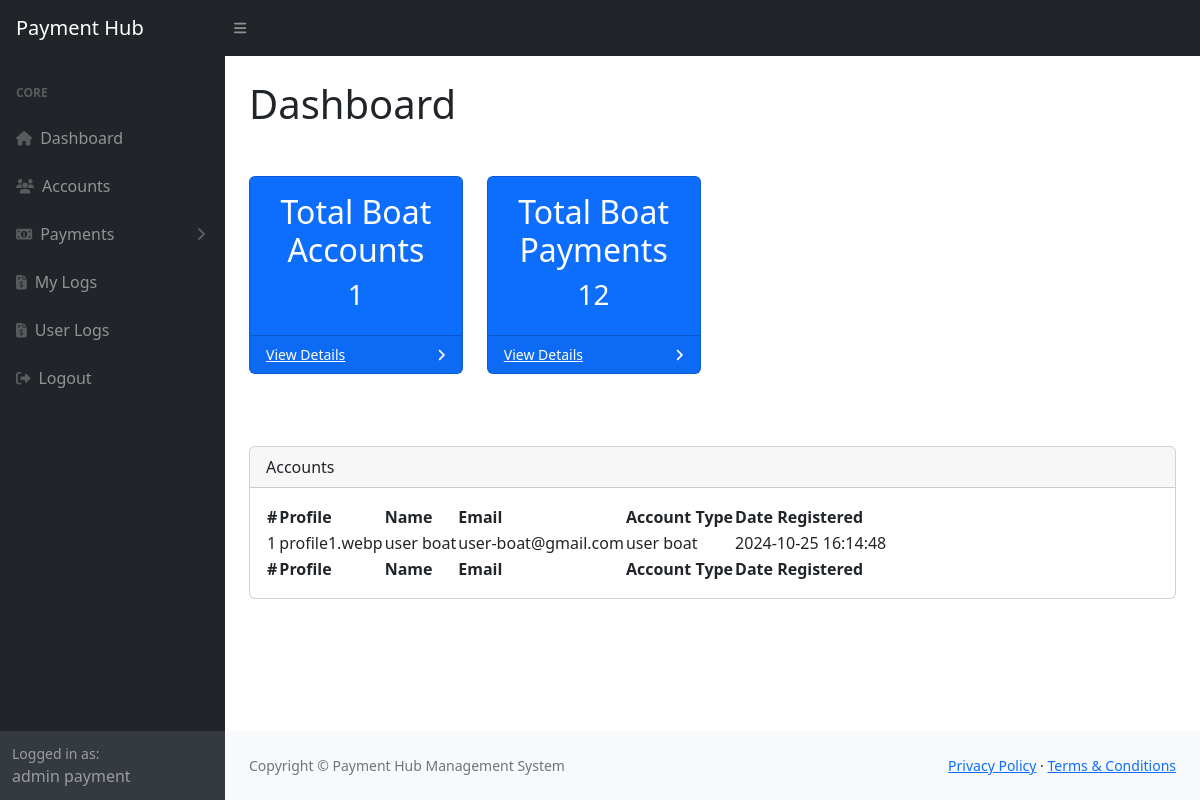
The app's page /admin/boat-admin/boat-adminDashboard.php (signed in) with its own data.
### tables this page shows
CREATE TABLE `accounts` (
  `id` int(11) NOT NULL,
  `image` varchar(255) NOT NULL,
  `name` varchar(80) NOT NULL,
  `email` varchar(100) NOT NULL,
  `password` varchar(100) NOT NULL,
  `user_type` varchar(50) NOT NULL,
  `date_registered` datetime NOT NULL DEFAULT current_timestamp()
);

### admin/boat-admin/boat-adminDashboard.php (the view, shortened to what this page needs)
<?php
    include('boat-header.php');
?>
<main>
    <div class="container-fluid px-4">
        <h1 class="mt-4">Dashboard</h1>
        <div class="row mt-5">
            <div class="col-xl-3 col-md-5">
                <div class="card bg-primary mb-4">
                    <div class="card-body text-center text-white">
                        <h2>Total Boat Accounts</h2>
                        <?php
                            $query = "SELECT * FROM accounts WHERE user_type = 'user boat'";
                            $run_query = mysqli_query($connection, $query);
                            if ($run_query) {
                                $row = mysqli_num_rows($run_query);
                                echo '<h3>' . $row . '</h3>';
                            } else {
                                echo '<h3>Error: Could not retrieve data.</h3>';
                            }
                        ?>
                    </div>
                    <div class="card-footer d-flex align-items-center justify-content-between">
                        <a class="small text-white stretched-link" href="#">View Details</a>
                        <div class="small text-white"><i class="fas fa-angle-right"></i></div>
                    </div>
                </div>
            </div>
            <div class="col-xl-3 col-md-5">
                <div class="card bg-primary mb-4">
                    <div class="card-body text-center text-white">
                        <h2>Total Boat Payments</h2>
                        <h3>12</h3>
                    </div>
                    <div class="card-footer d-flex align-items-center justify-content-between">
                        <a class="small text-white stretched-link" href="#">View Details</a>
                        <div class="small text-white"><i class="fas fa-angle-right"></i></div>
                    </div>
                </div>
            </div>
        </div>
        <div class="card mt-5">
            <div class="card-header">
                Accounts
            </div>
            <div class="card-body">
                <table id="datatablesSimple">
                    <thead>
                        <tr>
                            <th>#</th>
                            <th>Profile</th>
                            <th>Name</th>
                            <th>Email</th>
                            <th>Account Type</th>
                            <th>Date Registered</th>
                        </tr>
                    </thead>
                    <tfoot>
                        <tr>
                            <th>#</th>
                            <th>Profile</th>
                            <th>Name</th>
                            <th>Email</th>
                            <th>Account Type</th>
                            <th>Date Registered</th>
                        </tr>
                    </tfoot>
                    <tbody>
                        <?php
                        $sql = "SELECT * FROM accounts WHERE user_type = 'user boat' ORDER BY id DESC";
                        $result = $connection->query($sql);
                        if ($result->num_rows > 0) {
                            $count = 1;
                            while ($row = $result->fetch_assoc()) {
                                echo "<tr>
                                            <td>{$count}</td>
                                            <td>{$row['image']}</td>
                                            <td>{$row['name']}</td>
                                            <td>{$row['email']}</td>
                                            <td>{$row['user_type']}</td>
                                            <td>{$row['date_registered']}</td>
                                        </tr>";
                                $count++;
                            }
                        } else {
                            echo "<tr><td colspan='6' class='text-center'>No students found.</td></tr>";
                        }
                        ?>
                    </tbody>
                </table>
            </div>
        </div>
    </div>
</main>
<?php include("../../components/footer.php"); ?>
<?php include("../../components/scripts.php"); ?>

### admin/boat-admin/boat-header.php (shortened to what this page needs)
<?php
    $id = $_SESSION['id'];
    include('../../connection/connection.php');
    $sql = "SELECT * FROM accounts WHERE id = $id";
    $result = $connection->query($sql);
    if ($result->num_rows > 0) {
        $user = $result->fetch_assoc();
    } else {
        die('Account not found.');
    }
?>
<!DOCTYPE html>
<html lang="en">
    <head>
        <link href="https://cdn.jsdelivr.net/npm/simple-datatables@7.1.2/dist/style.min.css" rel="stylesheet" />
        <link href="../../css/dashboard.css" rel="stylesheet" />
    </head>
    <body class="sb-nav-fixed">
        <nav class="sb-topnav navbar navbar-expand navbar-dark bg-dark">
            <a class="navbar-brand ps-3" href="boat-adminDashboard.php">Payment Hub</a>
            <button class="btn btn-link btn-sm order-1 order-lg-0 me-4 me-lg-0" id="sidebarToggle" href="#!"><i class="fas fa-bars"></i></button>
        </nav>
        <div id="layoutSidenav">
            <div id="layoutSidenav_nav">
                <nav class="sb-sidenav accordion sb-sidenav-dark" id="sidenavAccordion">
                    <div class="sb-sidenav-menu">
                        <div class="nav">
                            <div class="sb-sidenav-menu-heading">Core</div>
                            <a class="nav-link" href="boat-adminDashboard.php">
                                <div class="sb-nav-link-icon"><i class="fas fa-home"></i></div>
                                Dashboard
                            </a>
                            <a class="nav-link" href="boat-accounts.php">
                                <div class="sb-nav-link-icon"><i class="fas fa-users"></i></div>
                                Accounts
                            </a>
                            <a class="nav-link collapsed" href="#" data-bs-toggle="collapse" data-bs-target="#collapseLayouts" aria-expanded="false" aria-controls="collapseLayouts">
                                <div class="sb-nav-link-icon"><i class="fas fa-money-bill-alt"></i></div>
                                Payments
                                <div class="sb-sidenav-collapse-arrow"><i class="fas fa-angle-down"></i></div>
                            </a>
                            <a class="nav-link" href="my-logs.php">
                                <div class="sb-nav-link-icon"><i class="fas fa-file-invoice-dollar"></i></div>
                                My Logs
                            </a>
                            <a class="nav-link" href="boat-userLogs.php">
                                <div class="sb-nav-link-icon"><i class="fas fa-file-invoice-dollar"></i></div>
                                User Logs
                            </a>
                            <a class="nav-link" href="../../logout.php">
                                <div class="sb-nav-link-icon"><i class="fas fa-sign-out-alt"></i></div>
                                Logout
                            </a>
                        </div>
                    </div>
                    <div class="sb-sidenav-footer">
                        <div class="small">Logged in as:</div>
                        <?php echo $user['name']; ?>
                    </div>
                </nav>
            </div>
            <div id="layoutSidenav_content">

### records on screen
accounts: name "admin payment"
accounts: image "profile1.webp", name "user boat", email "user-boat@gmail.com", user_type "user boat", date_registered "2024-10-25 16:14:48"

### other values on screen
$row "1"
